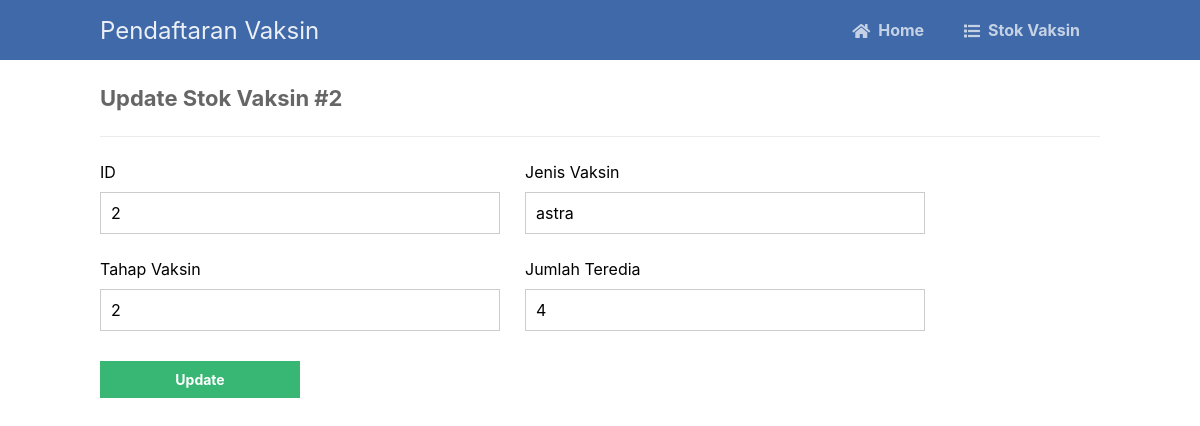
Page /stok_vaksin/update.php?id=2 on the committed database.
### tables this page shows
CREATE TABLE `stok_vaksin` (
  `id` int(3) NOT NULL,
  `jenis_vaksin` varchar(50) NOT NULL,
  `tahap_vaksin` varchar(3) NOT NULL,
  `jumlah_tersedia` varchar(20) NOT NULL
);

### stok_vaksin/update.php (the view, shortened to what this page needs)
<?php
include 'functions.php';
$pdo = pdo_connect_mysql();
if (isset($_GET['id'])) {
    $stmt = $pdo->prepare('SELECT * FROM stok_vaksin WHERE id = ?');
    $stmt->execute([$_GET['id']]);
    $contact = $stmt->fetch(PDO::FETCH_ASSOC);
} else {
    exit('No ID specified!');
}
?>
<?=template_header('Read')?>
<div class="content update">
	<h2>Update Stok Vaksin #<?=$contact['id']?></h2>
    <form action="update.php?id=<?=$contact['id']?>"method="post">
        <label for="id">ID</label>
        <label for="jenis_vaksin">Jenis Vaksin</label>
        <input type="varchar" name="id" value="<?=$contact['id']?>" id="id">
        <input type="varchar" name="jenis_vaksin" value="<?=$contact['jenis_vaksin']?>" id="jenis_vaksin">
        <label for="tahap_vaksin">Tahap Vaksin</label>
        <label for="jumlah_tersedia">Jumlah Teredia</label>
        <input type="varchar" name="tahap_vaksin" value="<?=$contact['tahap_vaksin']?>" id="tahap_vaksin">
        <input type="varchar" name="jumlah_tersedia" value="<?=$contact['jumlah_tersedia']?>" id="jumlah_tersedia">
        <input type="submit" value="Update">
    </form>
</div>
<?=template_footer()?>

### stok_vaksin/style.css (style rules this page uses)
* { box-sizing: border-box; font-family: -apple-system, BlinkMacSystemFont, "segoe ui", roboto, oxygen, ubuntu, cantarell, "fira sans", "droid sans", "helvetica neue", Arial, sans-serif; font-size: 16px; -webkit-font-smoothing: antialiased; -moz-osx-font-smoothing: grayscale; }
body { background-color: #FFFFFF; margin: 0; }
.content { width: 1000px; margin: 0 auto; }
.content h2 { margin: 0; padding: 25px 0; font-size: 22px; border-bottom: 1px solid #ebebeb; color: #666666; }
.update form { padding: 15px 0; display: flex; flex-flow: wrap; }
.update form label { display: inline-flex; width: 400px; padding: 10px 0; margin-right: 25px; }
.update form input { padding: 10px; width: 400px; margin-right: 25px; margin-bottom: 15px; border: 1px solid #cccccc; }
.update form input[type="submit"] { display: block; background-color: #38b673; border: 0; font-weight: bold; font-size: 14px; color: #FFFFFF; cursor: pointer; width: 200px; margin-top: 15px; }

### rows in the picture
stok_vaksin: id "2", jenis_vaksin "astra", tahap_vaksin "2", jumlah_tersedia "4"
